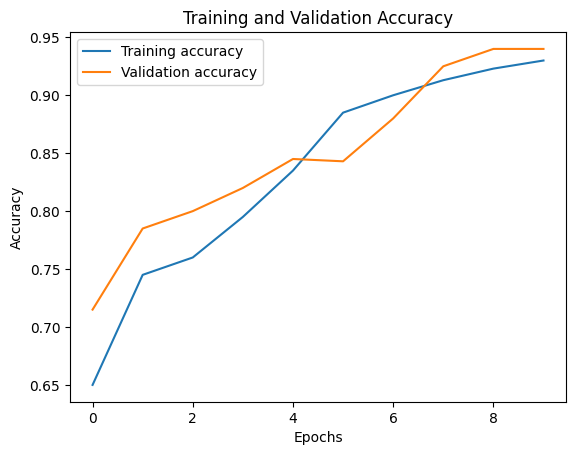
#> input picture vgg-acc.png, 576 x 455 px; its folder holds only this picture in this run
$ python -i Preprocess.py   (imports and definitions only)
#> lines starting #> are read from the running program, lines starting #| are printed output that depends on the picture; after the words box and inside, x2 and y2 are one past the last pixel; in counts of white or black regions, pixels touching at a corner belong together
#> further down, picture is the input picture: shape (455, 576, 3); mean B, G, R 248.8, 249, 249.2
import os
import cv2
import numpy as np
from sklearn.model_selection import train_test_split
from tqdm import tqdm

def preprocess_image(image):
    # Apply Gaussian blur to reduce noise
    blurred_image = cv2.GaussianBlur(image, (3, 3), 0)
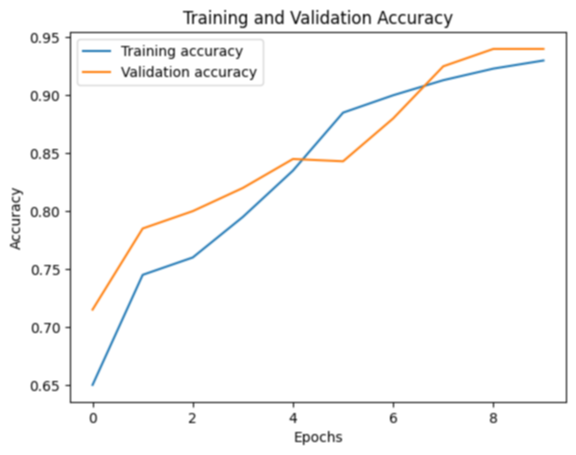
#> blurred_image: shape (455, 576, 3); mean B, G, R 248.8, 249, 249.2

    # Convert the image to RGB
    rgb_image = cv2.cvtColor(blurred_image, cv2.COLOR_BGR2RGB)

    # Split the RGB channels
    r, g, b = cv2.split(rgb_image)

    # Apply adaptive thresholding to each channel
    _, thresholded_r = cv2.threshold(r, 0, 255, cv2.THRESH_BINARY + cv2.THRESH_OTSU)
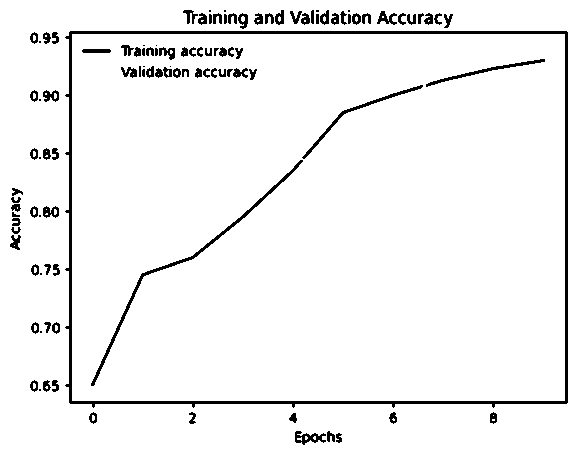
#> thresholded_r: shape (455, 576); 95.2% white; 110 black regions (15 under 20 px), largest, box (x1, y1, x2, y2) and area: (65, 31, 568, 408) 5312, (91, 160, 303, 386) 1032, (302, 85, 423, 159) 466
    _, thresholded_g = cv2.threshold(g, 0, 255, cv2.THRESH_BINARY + cv2.THRESH_OTSU)
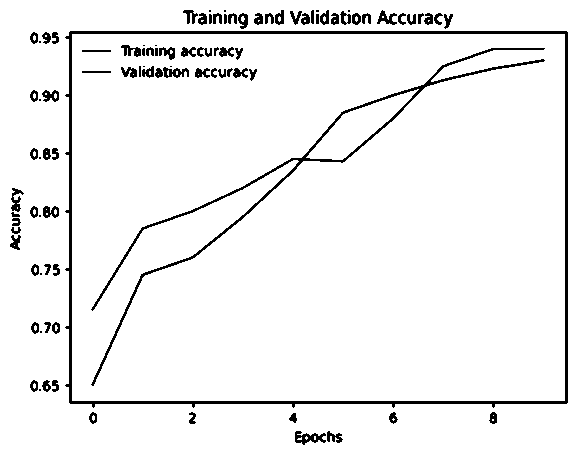
#> thresholded_g: shape (455, 576); 94.7% white; 97 black regions (15 under 20 px), largest, box (x1, y1, x2, y2) and area: (65, 31, 568, 408) 5312, (91, 48, 545, 386) 2935, (295, 431, 326, 445) 225
    _, thresholded_b = cv2.threshold(b, 0, 255, cv2.THRESH_BINARY + cv2.THRESH_OTSU)
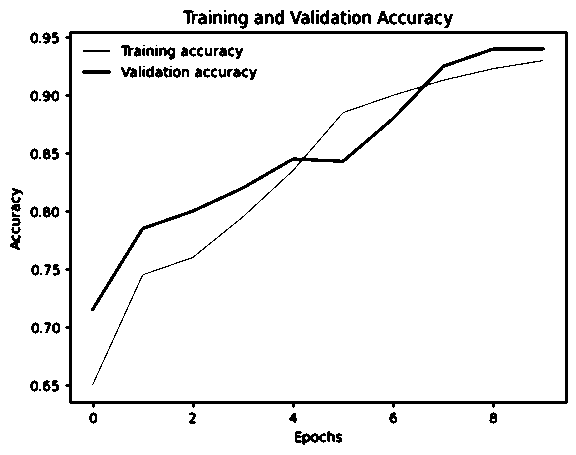
#> thresholded_b: shape (455, 576); 94.9% white; 108 black regions (15 under 20 px), largest, box (x1, y1, x2, y2) and area: (65, 31, 568, 408) 5312, (91, 47, 545, 385) 2562, (295, 431, 326, 445) 217

    # Merge the thresholded channels back into an RGB image
    thresholded_image = cv2.merge([thresholded_r, thresholded_g, thresholded_b])
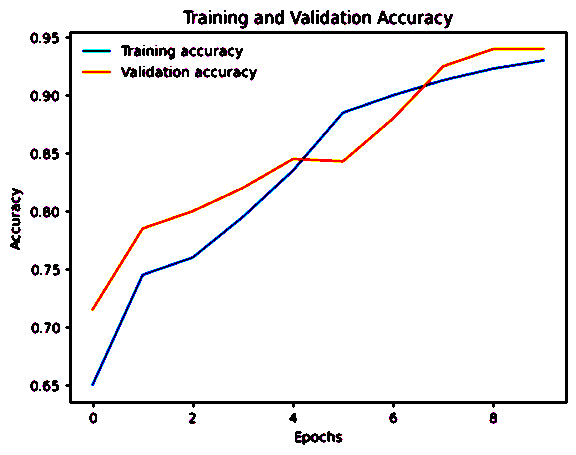
#> thresholded_image: shape (455, 576, 3); mean R, G, B 242.8, 241.4, 242

    # Resize the image to match model input size
    resized_image = cv2.resize(thresholded_image, (64, 64))
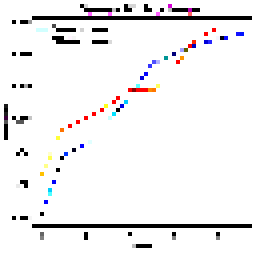
#> resized_image: shape (64, 64, 3) (shown 4 times larger); mean R, G, B 240.7, 239.6, 240.4

    # Normalize pixel values to range [0, 1]
    normalized_image = resized_image / 255.0

    # Add batch dimension
    reshaped_image = np.expand_dims(normalized_image, axis=0)

    return reshaped_image

# [14 lines of commented-out code are left out]

def preprocess_images_in_directory(input_dir, output_dir):
    # Create the output directory if it doesn't exist
    os.makedirs(output_dir, exist_ok=True)

    for label in os.listdir(input_dir):
        label_path = os.path.join(input_dir, label)
        if os.path.isdir(label_path):
            for filename in tqdm(os.listdir(label_path), desc=f"Processing {label}"):
                if filename.endswith('.jpg') or filename.endswith('.jpeg') or filename.endswith('.png'):
                    image_path = os.path.join(label_path, filename)
                    image = cv2.imread(image_path)
                    if image is not None:
                        preprocessed_image = preprocess_image(image)
                        output_path = os.path.join(output_dir, label, filename)
                        os.makedirs(os.path.dirname(output_path), exist_ok=True)
                        cv2.imwrite(output_path, (preprocessed_image[0] * 255).astype(np.uint8))  # Convert to uint8 before saving
                    else:
                        print(f"Error loading image: {image_path}")

# [7 lines not run here, left out]

>>> import cv2
>>> picture = cv2.imread('vgg-acc.png')
>>> result = preprocess_image(picture)

$ run again, on vgg-loss.png
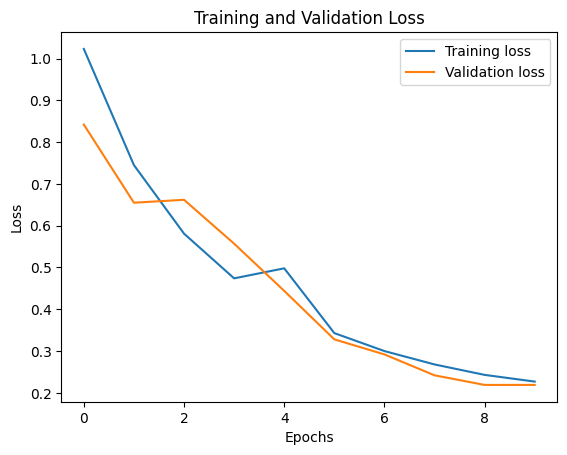
#> input picture vgg-loss.png, 567 x 455 px
#> picture is the input picture: shape (455, 567, 3); mean B, G, R 249.1, 249.3, 249.5
#> in preprocess_image, `_, thresholded_r = cv2.threshold(r, 0, 255, cv2.THRESH_BINARY + cv2.TH..`:
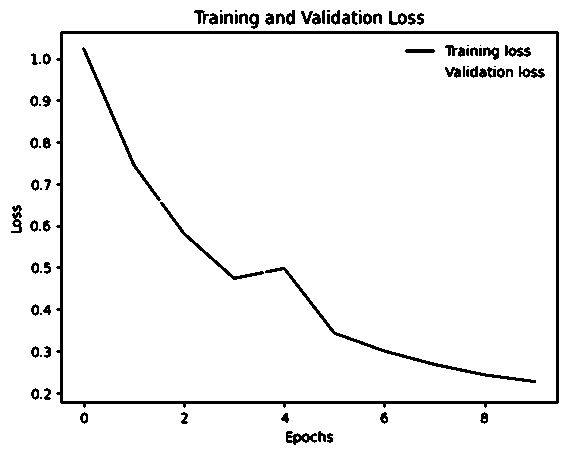
#> thresholded_r: shape (455, 567); 95.4% white; 88 black regions (17 under 20 px), largest, box (x1, y1, x2, y2) and area: (56, 31, 559, 408) 5332, (265, 267, 536, 383) 995, (82, 47, 161, 201) 558
#> thresholded_g: shape (455, 567); 94.9% white; 80 black regions (16 under 20 px), largest, box (x1, y1, x2, y2) and area: (56, 31, 559, 408) 5332, (83, 48, 536, 386) 3041, (286, 431, 317, 445) 225
#> thresholded_b: shape (455, 567); 95.1% white; 83 black regions (17 under 20 px), largest, box (x1, y1, x2, y2) and area: (56, 31, 559, 408) 5332, (82, 49, 536, 387) 2672, (286, 431, 317, 445) 219
#> in preprocess_image, `resized_image = cv2.resize(thresholded_image, (64, 64))`:
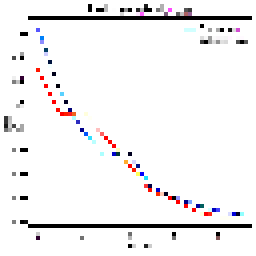
#> resized_image: shape (64, 64, 3) (shown 4 times larger); mean R, G, B 242.4, 241.1, 241.9
